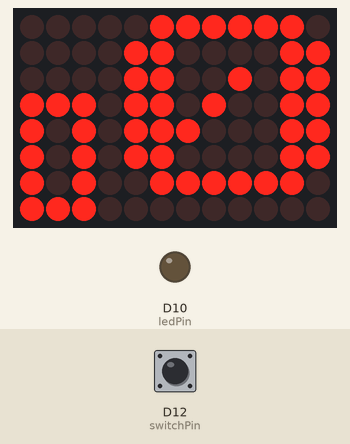
Recording of a sketch running on a simulated Arduino Uno R4 WiFi. Parts: 12×8 LED matrix, output pins drawn as LEDs (lit = HIGH). The inputs (shaded band) are chosen by the test bench; at power-on: D12 (switchPin) LOW. Random numbers use the default seed unless the sketch sets one.

Above: at 1.2 s.
1.3 s: D12 (switchPin) pulled HIGH for 0.15 s
At 1.8 s:
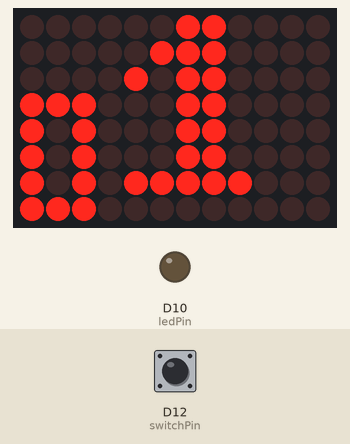
2.9 s: D12 (switchPin) pulled HIGH for 1 s
At 4.2 s:
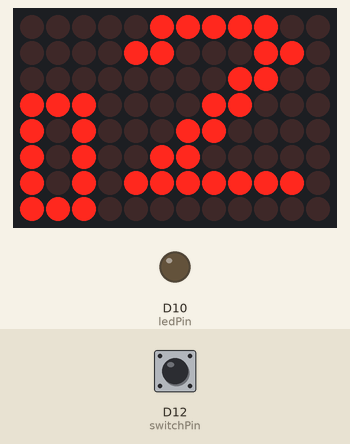
5.4 s: D12 (switchPin) pulled HIGH for 0.15 s
At 6.1 s:
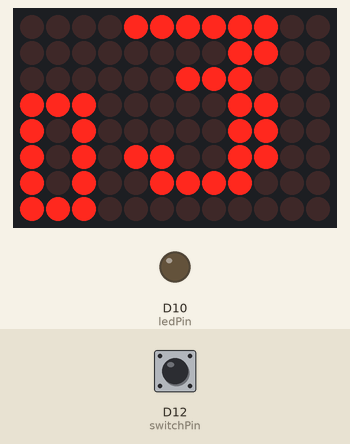
7.0 s: D12 (switchPin) pulled HIGH for 3.2 s
At 7.8 s:
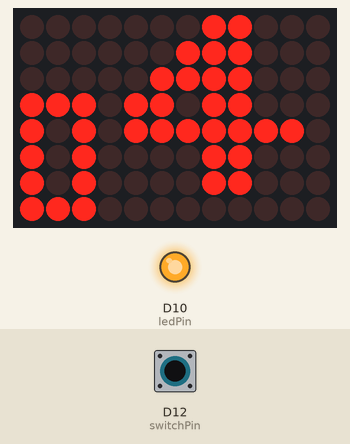
11.7 s: D12 (switchPin) pulled HIGH for 0.15 s
At 13.0 s:
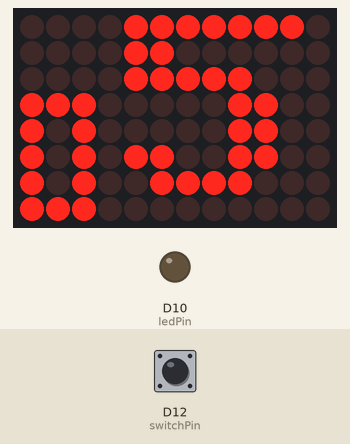
13.3 s: D12 (switchPin) pulled HIGH for 1 s
At 14.6 s:
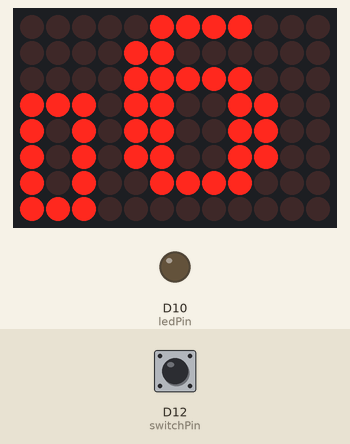
Timing chart, 0 to 16.3 s (numbered marks = the images above; inputs shaded):
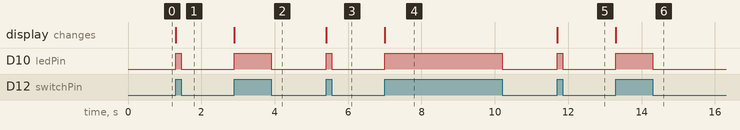

Measured:
- after the input at 1.3 s, D10 (ledPin): LOW → HIGH at once, → LOW 0.15 s later; the display: changes at once (image 1)
- after the input at 2.9 s, D10 (ledPin): LOW → HIGH at once, → LOW 1.0 s later; the display: changes at once (image 2)
- after the input at 5.4 s, D10 (ledPin): LOW → HIGH at once, → LOW 0.15 s later; the display: changes at once (image 3)
- after the input at 7.0 s, D10 (ledPin): LOW → HIGH at once, → LOW 3.2 s later; the display: changes at once (image 4)
- after the input at 11.7 s, D10 (ledPin): LOW → HIGH at once, → LOW 0.15 s later; the display: changes at once (image 5)
- after the input at 13.3 s, D10 (ledPin): LOW → HIGH at once, → LOW 1.0 s later; the display: changes at once (image 6)

The sketch:

main_counter_code.ino
```cpp
// Libraries
#include <Arduino_LED_Matrix.h>

// Activate LED-matrix
ArduinoLEDMatrix matrix;

// PINNEN EN VARIABELEN
int switchPin = 12;    // drukknop
int ledPin = 10;       // ingebouwde LED

int switchState = LOW;
int lastSwitchState = LOW;

int counter = 0;        // grote teller 0-9
int resetCounter = 0;   // kleine cijfers 0-9

unsigned long lastPressTime = 0;
const int debounceDelay = 200; // ms


// DISPLAY BUFFER

byte displayBuffer[8][12];

// GROTE CIJFERS 0-9 (8x12)

byte numbers[10][8][12] = {
  // <<< PLAK HIER JE GROTE 0-9 BITMAPS >>>
    // 0
  {
    {0,1,1,1,1,1,1,0,0,0,0,0},
    {1,1,0,0,0,0,1,1,0,0,0,0},
    {1,1,0,0,1,0,1,1,0,0,0,0},
    {1,1,0,1,0,0,1,1,0,0,0,0},
    {1,1,1,0,0,0,1,1,0,0,0,0},
    {1,1,0,0,0,0,1,1,0,0,0,0},
    {0,1,1,1,1,1,1,0,0,0,0,0},
    {0,0,0,0,0,0,0,0,0,0,0,0}
  },

  // 1
  {
    {0,0,1,1,0,0,0,0,0,0,0,0},
    {0,1,1,1,0,0,0,0,0,0,0,0},
    {1,0,1,1,0,0,0,0,0,0,0,0},
    {0,0,1,1,0,0,0,0,0,0,0,0},
    {0,0,1,1,0,0,0,0,0,0,0,0},
    {0,0,1,1,0,0,0,0,0,0,0,0},
    {1,1,1,1,1,0,0,0,0,0,0,0},
    {0,0,0,0,0,0,0,0,0,0,0,0}
  },

  // 2
  {
    {0,1,1,1,1,1,0,0,0,0,0,0},
    {1,1,0,0,0,1,1,0,0,0,0,0},
    {0,0,0,0,1,1,0,0,0,0,0,0},
    {0,0,0,1,1,0,0,0,0,0,0,0},
    {0,0,1,1,0,0,0,0,0,0,0,0},
    {0,1,1,0,0,0,0,0,0,0,0,0},
    {1,1,1,1,1,1,1,0,0,0,0,0},
    {0,0,0,0,0,0,0,0,0,0,0,0}
  },

  // 3
  {
    {1,1,1,1,1,1,0,0,0,0,0,0},
    {0,0,0,0,1,1,0,0,0,0,0,0},
    {0,0,1,1,1,0,0,0,0,0,0,0},
    {0,0,0,0,1,1,0,0,0,0,0,0},
    {0,0,0,0,1,1,0,0,0,0,0,0},
    {1,1,0,0,1,1,0,0,0,0,0,0},
    {0,1,1,1,1,0,0,0,0,0,0,0},
    {0,0,0,0,0,0,0,0,0,0,0,0}
  },

  // 4
  {
    {0,0,0,1,1,0,0,0,0,0,0,0},
    {0,0,1,1,1,0,0,0,0,0,0,0},
    {0,1,1,1,1,0,0,0,0,0,0,0},
    {1,1,0,1,1,0,0,0,0,0,0,0},
    {1,1,1,1,1,1,1,0,0,0,0,0},
    {0,0,0,1,1,0,0,0,0,0,0,0},
    {0,0,0,1,1,0,0,0,0,0,0,0},
    {0,0,0,0,0,0,0,0,0,0,0,0}
  },

  // 5
  {
    {1,1,1,1,1,1,1,0,0,0,0,0},
    {1,1,0,0,0,0,0,0,0,0,0,0},
    {1,1,1,1,1,0,0,0,0,0,0,0},
    {0,0,0,0,1,1,0,0,0,0,0,0},
    {0,0,0,0,1,1,0,0,0,0,0,0},
    {1,1,0,0,1,1,0,0,0,0,0,0},
    {0,1,1,1,1,0,0,0,0,0,0,0},
    {0,0,0,0,0,0,0,0,0,0,0,0}
  },

  // 6
  {
    {0,1,1,1,1,0,0,0,0,0,0,0},
    {1,1,0,0,0,0,0,0,0,0,0,0},
    {1,1,1,1,1,0,0,0,0,0,0,0},
    {1,1,0,0,1,1,0,0,0,0,0,0},
    {1,1,0,0,1,1,0,0,0,0,0,0},
    {1,1,0,0,1,1,0,0,0,0,0,0},
    {0,1,1,1,1,0,0,0,0,0,0,0},
    {0,0,0,0,0,0,0,0,0,0,0,0}
  },

  // 7
  {
    {1,1,1,1,1,1,1,0,0,0,0,0},
    {0,0,0,0,1,1,0,0,0,0,0,0},
    {0,0,0,1,1,0,0,0,0,0,0,0},
    {0,0,1,1,0,0,0,0,0,0,0,0},
    {0,1,1,0,0,0,0,0,0,0,0,0},
    {0,1,1,0,0,0,0,0,0,0,0,0},
    {0,1,1,0,0,0,0,0,0,0,0,0},
    {0,0,0,0,0,0,0,0,0,0,0,0}
  },

  // 8
  {
    {0,1,1,1,1,0,0,0,0,0,0,0},
    {1,1,0,0,1,1,0,0,0,0,0,0},
    {1,1,0,0,1,1,0,0,0,0,0,0},
    {0,1,1,1,1,0,0,0,0,0,0,0},
    {1,1,0,0,1,1,0,0,0,0,0,0},
    {1,1,0,0,1,1,0,0,0,0,0,0},
    {0,1,1,1,1,0,0,0,0,0,0,0},
    {0,0,0,0,0,0,0,0,0,0,0,0}
  },

  // 9
  {
    {0,1,1,1,1,0,0,0,0,0,0,0},
    {1,1,0,0,1,1,0,0,0,0,0,0},
    {1,1,0,0,1,1,0,0,0,0,0,0},
    {0,1,1,1,1,1,0,0,0,0,0,0},
    {0,0,0,0,1,1,0,0,0,0,0,0},
    {0,0,0,0,1,1,0,0,0,0,0,0},
    {0,1,1,1,1,0,0,0,0,0,0,0},
    {0,0,0,0,0,0,0,0,0,0,0,0}
  }

};

// KLEINE CIJFERS 0-9 (3x5) RECHTS-ONDER

byte smallNumbers[10][5][3] = {
  // 0
  {
    {1,1,1},
    {1,0,1},
    {1,0,1},
    {1,0,1},
    {1,1,1}
  },
  // 1
  {
    {0,1,0},
    {1,1,0},
    {0,1,0},
    {0,1,0},
    {1,1,1}
  },
  // 2
  {
    {1,1,1},
    {0,0,1},
    {1,1,1},
    {1,0,0},
    {1,1,1}
  },
  // 3
  {
    {1,1,1},
    {0,0,1},
    {0,1,1},
    {0,0,1},
    {1,1,1}
  },
  // 4
  {
    {1,0,1},
    {1,0,1},
    {1,1,1},
    {0,0,1},
    {0,0,1}
  },
  // 5
  {
    {1,1,1},
    {1,0,0},
    {1,1,1},
    {0,0,1},
    {1,1,1}
  },
  // 6
  {
    {1,1,1},
    {1,0,0},
    {1,1,1},
    {1,0,1},
    {1,1,1}
  },
  // 7
  {
    {1,1,1},
    {0,0,1},
    {0,1,0},
    {0,1,0},
    {0,1,0}
  },
  // 8
  {
    {1,1,1},
    {1,0,1},
    {1,1,1},
    {1,0,1},
    {1,1,1}
  },
  // 9
  {
    {1,1,1},
    {1,0,1},
    {1,1,1},
    {0,0,1},
    {1,1,1}
  }
};

// FUNCTIES

// updateMatrix: grote cijfers rechts, kleine links
void updateMatrix() {
  // buffer leegmaken
  for (int y = 0; y < 8; y++)
    for (int x = 0; x < 12; x++)
      displayBuffer[y][x] = 0;

  // ===== KLEINE CIJFERS LINKS-ONDER =====
  // kleine cijfers 3x5, x=0..2, y=3..7
  for (int y = 0; y < 5; y++)
    for (int x = 0; x < 3; x++)
      if (smallNumbers[resetCounter][y][x])
        displayBuffer[y + 3][x] = 1; // links onder

  // ===== GROTE CIJFERS RECHTS =====
  // grote cijfers 8x12, we verschuiven ze naar rechts (x offset = 4)
  for (int y = 0; y < 8; y++)
    for (int x = 0; x < 8; x++)   // gebruik 8 kolommen van grote cijfer
      displayBuffer[y][x + 4] = numbers[counter][y][x]; // rechts

  // render buffer
  matrix.renderBitmap(displayBuffer, 8, 12);
}

// SNEL VUURWERK (non-blocking) – 20 FRAMES

unsigned long lastFrameTime = 0;
const int fireworkFrameDelay = 50; // snelheid per frame
int fireworkFrame = 0;
bool fireworkActive = false;

void startFirework() {
  fireworkActive = true;
  fireworkFrame = 0;
  lastFrameTime = millis();
}

void handleFirework() {
  if (!fireworkActive) return;

  if (millis() - lastFrameTime >= fireworkFrameDelay) {
    lastFrameTime = millis();

    // buffer leegmaken
    for (int y = 0; y < 8; y++)
      for (int x = 0; x < 12; x++)
        displayBuffer[y][x] = 0;

    // willekeurige 3 pixels
    for (int i = 0; i < 3; i++) {
      int x = random(0, 12);
      int y = random(0, 8);
      displayBuffer[y][x] = 1;
    }

    // toon frame
    matrix.renderBitmap(displayBuffer, 8, 12);

    fireworkFrame++;

    // AANPASSING: MEER FRAMES
    if (fireworkFrame >= 50) { // eerder 20 → nu 50 frames
      fireworkActive = false;
      updateMatrix(); // terug naar cijfers
    }
  }
}

// SETUP
void setup() {
  pinMode(switchPin, INPUT);
  pinMode(ledPin, OUTPUT);
  matrix.begin();
  randomSeed(analogRead(A3)); // seed voor vuurwerk
  updateMatrix();
}

// LOOP

void loop() {
  // lees knop
  switchState = digitalRead(switchPin);

  // debounce + knop detectie
  if (switchState == HIGH && lastSwitchState == LOW) {
    if (millis() - lastPressTime > debounceDelay) {
      counter++;
      digitalWrite(ledPin, HIGH);

      if (counter > 9) {
        counter = 0;
        resetCounter++;

        if (resetCounter > 9) {
          startFirework(); // start vuurwerkshow
          resetCounter = 0;
        }
      }

      updateMatrix();
      lastPressTime = millis();
    }
  }

  if (switchState == LOW) digitalWrite(ledPin, LOW);
  lastSwitchState = switchState;

  // vuurwerk animatie afhandelen
  handleFirework();
}
```
